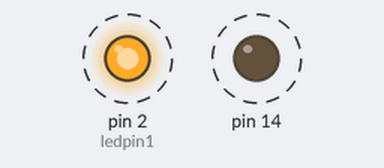
The sketch below on a simulated Arduino Uno, built with avr-gcc and run on an emulated ATmega328P. On the bench: output pins drawn as LEDs (lit = HIGH). Dashed ring = blinking.

Above: at 0.05 s.
Timing chart, 0 to 3.0 s (numbered marks = the images above):
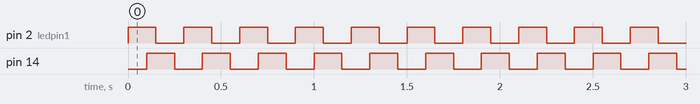

The sketch:

LedBlinking-a.ino
```cpp
//Program Name: ledblinking
//Group Name: Hazim And Megat
//1.Hazim Farhan
//2.Megat M.Irfan

int ledpin1 = 2;

void setup() {
  // put your setup code here, to run once:
  pinMode(14,OUTPUT);
  pinMode(ledpin1,OUTPUT);
}

void loop() {
  // put your main code here, to run repeatedly:
  digitalWrite(ledpin1,HIGH);
  delay(100);
  digitalWrite(14,HIGH);
  delay(50);
  digitalWrite(ledpin1,LOW);
  delay(100);
  digitalWrite(14,LOW);
  delay(50);
}
```

Measured:
- by itself, pin 2 (ledpin1), pin 14: alternates HIGH for 0.15 s and LOW for 0.15 s
